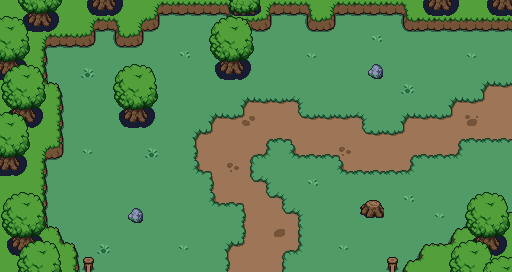

A 2D game scene composited from a Tiled map and its tileset images. What follows is a short description and the map's XML, with each tile layer's data collapsed to a summary:
An orthogonal 32x17 tile map with 16x16 px tiles, 8 tile layers (spawnzone, floor, previous, next, ...), 12 tilesets.

<map version="1.8" tiledversion="1.8.2" orientation="orthogonal" renderorder="right-down" width="32" height="17" tilewidth="16" tileheight="16" infinite="0" nextlayerid="10" nextobjectid="1">
 <tileset firstgid="1" name="bush" tilewidth="16" tileheight="16" tilecount="12" columns="6">
  <image source="tilesets/bush.png" width="98" height="32" />
 </tileset>
 <tileset firstgid="13" name="chest_01" tilewidth="16" tileheight="16" tilecount="4" columns="4">
  <image source="tilesets/chest_01.png" width="64" height="16" />
 </tileset>
 <tileset firstgid="17" name="decor_8x8" tilewidth="16" tileheight="16" tilecount="4" columns="2">
  <image source="tilesets/decor_8x8.png" width="32" height="32" />
 </tileset>
 <tileset firstgid="21" name="decor_16x16" tilewidth="16" tileheight="16" tilecount="20" columns="4">
  <image source="tilesets/decor_16x16.png" width="64" height="80" />
 </tileset>
 <tileset firstgid="41" name="fences" tilewidth="16" tileheight="16" tilecount="16" columns="4">
  <image source="tilesets/fences.png" width="64" height="64" />
 </tileset>
 <tileset firstgid="57" name="grass" tilewidth="16" tileheight="16" tilecount="1" columns="1">
  <image source="tilesets/grass.png" width="16" height="16" />
 </tileset>
 <tileset firstgid="58" name="objects1" tilewidth="16" tileheight="16" tilecount="12" columns="6">
  <image source="tilesets/objects1.png" width="98" height="32" />
 </tileset>
 <tileset firstgid="70" name="plains" tilewidth="16" tileheight="16" tilecount="72" columns="6">
  <image source="tilesets/plains.png" width="96" height="192" />
 </tileset>
 <tileset firstgid="142" name="tree" tilewidth="16" tileheight="16" tilecount="12" columns="3">
  <image source="tilesets/tree.png" width="48" height="64" />
 </tileset>
 <tileset firstgid="154" name="water_decorations" tilewidth="16" tileheight="16" tilecount="12" columns="6">
  <image source="tilesets/water_decorations.png" width="96" height="32" />
 </tileset>
 <tileset firstgid="166" source="tilesets/plains.tsx" />
 <tileset firstgid="238" name="spawn" tilewidth="16" tileheight="16" tilecount="1" columns="1">
  <image source="tilesets/spawn.png" width="16" height="16" />
 </tileset>
 <layer id="9" name="spawnzone" width="32" height="17">
  <data>[544 cells, 273 non-empty, 1 distinct tile ids]</data>
 </layer>
 <layer id="1" name="floor" width="32" height="17">
  <data>[544 cells, 544 non-empty, 14 distinct tile ids]</data>
 </layer>
 <layer id="7" name="previous" width="32" height="17">
  <data>[544 cells, 12 non-empty, 4 distinct tile ids]</data>
 </layer>
 <layer id="8" name="next" width="32" height="17">
  <data>[544 cells, 8 non-empty, 4 distinct tile ids]</data>
 </layer>
 <layer id="6" name="decors" width="32" height="17">
  <data>[544 cells, 19 non-empty, 7 distinct tile ids]</data>
 </layer>
 <layer id="2" name="collisions" width="32" height="17">
  <data>[544 cells, 154 non-empty, 24 distinct tile ids]</data>
 </layer>
 <layer id="3" name="trees" width="32" height="17">
  <data>[544 cells, 84 non-empty, 15 distinct tile ids]</data>
 </layer>
 <layer id="5" name="trees2" width="32" height="17">
  <data>[544 cells, 37 non-empty, 11 distinct tile ids]</data>
 </layer>
</map>
